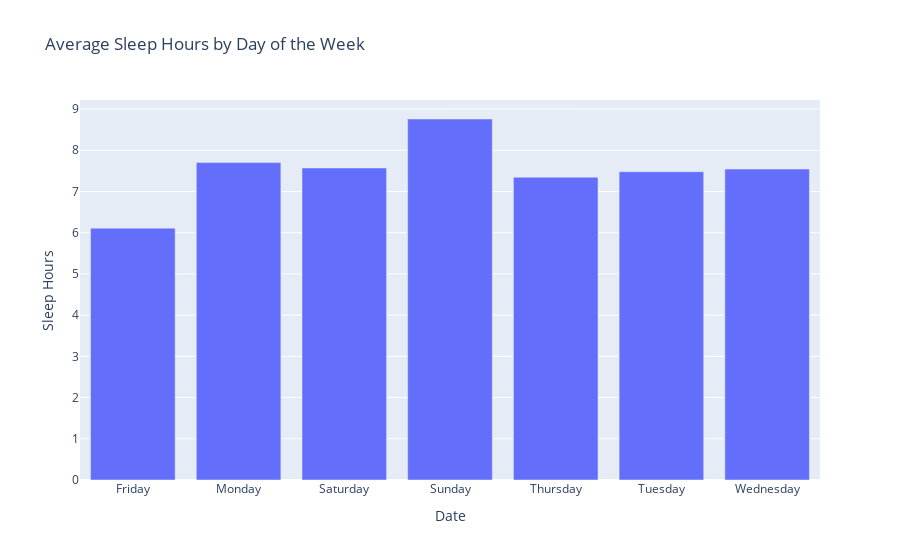

The code cell stored with this chart in its notebook:
### Code cell
# Visualize average sleep by day of week
average_sleep = df.groupby(df['date'].dt.day_name())['sleep_hours'].mean().reset_index()
av_sleep_wk = pe.bar(average_sleep, 
                     x='date', 
                     y='sleep_hours', 
                     title='Average Sleep Hours by Day of the Week', 
                     labels={'date': 'Date', 'sleep_hours': 'Sleep Hours'})
av_sleep_wk.show()

### Figure 1 — Plotly figure (JSON) as saved in the notebook; plotly's stock layout.template omitted (floating-point values rounded to 4 significant figures)
{"data": [{"alignmentgroup": "True", "hovertemplate": "Date=%{x}<br>Sleep Hours=%{y}<extra></extra>", "legendgroup": "", "marker": {"color": "#636efa", "pattern": {"shape": ""}}, "name": "", "offsetgroup": "", "orientation": "v", "showlegend": false, "textposition": "auto", "type": "bar", "x": ["Friday", "Monday", "Saturday", "Sunday", "Thursday", "Tuesday", "Wednesday"], "xaxis": "x", "y": [6.111, 7.701, 7.571, 8.759, 7.345, 7.479, 7.543], "yaxis": "y"}], "layout": {"barmode": "relative", "legend": {"tracegroupgap": 0}, "title": {"text": "Average Sleep Hours by Day of the Week"}, "xaxis": {"anchor": "y", "domain": [0, 1], "title": {"text": "Date"}}, "yaxis": {"anchor": "x", "domain": [0, 1], "title": {"text": "Sleep Hours"}}}}
